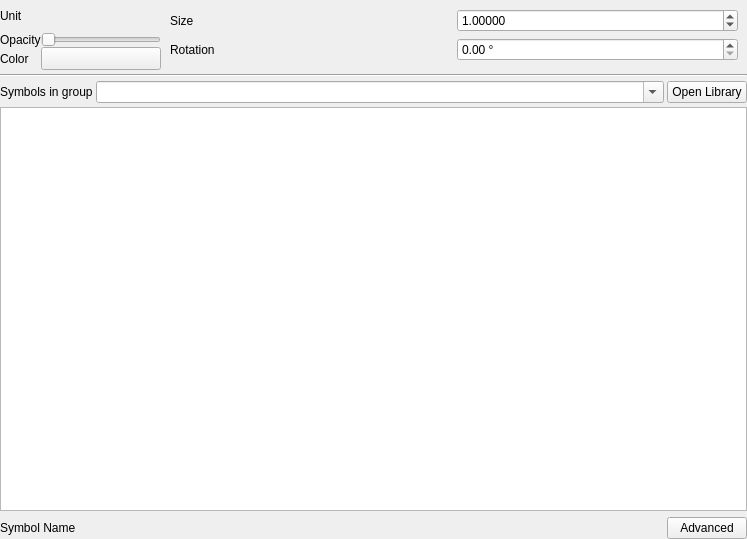
<?xml version="1.0" encoding="UTF-8"?>
<ui version="4.0">
 <class>SymbolsListWidget</class>
 <widget class="QWidget" name="SymbolsListWidget">
  <property name="geometry">
   <rect>
    <x>0</x>
    <y>0</y>
    <width>747</width>
    <height>539</height>
   </rect>
  </property>
  <property name="windowTitle">
   <string>Form</string>
  </property>
  <layout class="QGridLayout" name="gridLayout_4">
   <property name="verticalSpacing">
    <number>4</number>
   </property>
   <property name="margin">
    <number>0</number>
   </property>
   <item row="0" column="0">
    <layout class="QHBoxLayout" name="horizontalLayout">
     <item>
      <layout class="QGridLayout" name="gridLayout_3">
       <item row="2" column="0">
        <widget class="QLabel" name="label_5">
         <property name="text">
          <string>Color</string>
         </property>
         <property name="buddy">
          <cstring>btnColor</cstring>
         </property>
        </widget>
       </item>
       <item row="1" column="0">
        <widget class="QLabel" name="mTransparencyLabel">
         <property name="text">
          <string>Opacity</string>
         </property>
         <property name="buddy">
          <cstring>mTransparencySlider</cstring>
         </property>
        </widget>
       </item>
       <item row="0" column="0">
        <widget class="QLabel" name="mSymbolUnitLabel">
         <property name="text">
          <string>Unit</string>
         </property>
        </widget>
       </item>
       <item row="1" column="1">
        <widget class="QSlider" name="mTransparencySlider">
         <property name="sizePolicy">
          <sizepolicy hsizetype="Preferred" vsizetype="Fixed">
           <horstretch>0</horstretch>
           <verstretch>0</verstretch>
          </sizepolicy>
         </property>
         <property name="maximum">
          <number>255</number>
         </property>
         <property name="orientation">
          <enum>Qt::Horizontal</enum>
         </property>
        </widget>
       </item>
       <item row="2" column="1">
        <widget class="QgsColorButtonV2" name="btnColor">
         <property name="minimumSize">
          <size>
           <width>120</width>
           <height>0</height>
          </size>
         </property>
         <property name="maximumSize">
          <size>
           <width>120</width>
           <height>16777215</height>
          </size>
         </property>
         <property name="text">
          <string/>
         </property>
        </widget>
       </item>
       <item row="0" column="1">
        <widget class="QgsUnitSelectionWidget" name="mSymbolUnitWidget" native="true"/>
       </item>
      </layout>
     </item>
     <item>
      <widget class="QStackedWidget" name="stackedWidget">
       <property name="sizePolicy">
        <sizepolicy hsizetype="Minimum" vsizetype="Preferred">
         <horstretch>0</horstretch>
         <verstretch>0</verstretch>
        </sizepolicy>
       </property>
       <property name="currentIndex">
        <number>0</number>
       </property>
       <widget class="QWidget" name="pageMarker">
        <layout class="QGridLayout" name="gridLayout">
         <item row="0" column="1">
          <widget class="QgsDoubleSpinBox" name="spinSize">
           <property name="decimals">
            <number>5</number>
           </property>
           <property name="maximum">
            <double>99999.000000000000000</double>
           </property>
           <property name="singleStep">
            <double>0.200000000000000</double>
           </property>
           <property name="value">
            <double>1.000000000000000</double>
           </property>
           <property name="showClearButton" stdset="0">
            <bool>false</bool>
           </property>
          </widget>
         </item>
         <item row="0" column="0">
          <widget class="QLabel" name="label_2">
           <property name="text">
            <string>Size</string>
           </property>
          </widget>
         </item>
         <item row="2" column="0">
          <widget class="QLabel" name="label_3">
           <property name="text">
            <string>Rotation</string>
           </property>
          </widget>
         </item>
         <item row="2" column="1">
          <widget class="QgsDoubleSpinBox" name="spinAngle">
           <property name="suffix">
            <string> °</string>
           </property>
           <property name="decimals">
            <number>2</number>
           </property>
           <property name="maximum">
            <double>360.000000000000000</double>
           </property>
           <property name="singleStep">
            <double>0.500000000000000</double>
           </property>
          </widget>
         </item>
        </layout>
       </widget>
       <widget class="QWidget" name="pageLine">
        <layout class="QGridLayout" name="gridLayout_2">
         <item row="0" column="1">
          <widget class="QgsDoubleSpinBox" name="spinWidth">
           <property name="decimals">
            <number>5</number>
           </property>
           <property name="maximum">
            <double>99999.000000000000000</double>
           </property>
           <property name="singleStep">
            <double>0.200000000000000</double>
           </property>
           <property name="value">
            <double>1.000000000000000</double>
           </property>
           <property name="showClearButton" stdset="0">
            <bool>false</bool>
           </property>
          </widget>
         </item>
         <item row="0" column="0">
          <widget class="QLabel" name="label_4">
           <property name="text">
            <string>Width</string>
           </property>
          </widget>
         </item>
        </layout>
       </widget>
       <widget class="QWidget" name="pageFill">
        <layout class="QHBoxLayout" name="horizontalLayout_2">
         <property name="margin">
          <number>0</number>
         </property>
        </layout>
       </widget>
      </widget>
     </item>
    </layout>
   </item>
   <item row="2" column="0">
    <layout class="QHBoxLayout" name="horizontalLayout_3">
     <property name="spacing">
      <number>3</number>
     </property>
     <item>
      <widget class="QLabel" name="label">
       <property name="text">
        <string>Symbols in group</string>
       </property>
      </widget>
     </item>
     <item>
      <widget class="QComboBox" name="groupsCombo">
       <property name="sizePolicy">
        <sizepolicy hsizetype="Expanding" vsizetype="Fixed">
         <horstretch>0</horstretch>
         <verstretch>0</verstretch>
        </sizepolicy>
       </property>
       <property name="minimumSize">
        <size>
         <width>50</width>
         <height>0</height>
        </size>
       </property>
       <property name="editable">
        <bool>true</bool>
       </property>
      </widget>
     </item>
     <item>
      <widget class="QPushButton" name="openStyleManagerButton">
       <property name="text">
        <string>Open Library</string>
       </property>
      </widget>
     </item>
    </layout>
   </item>
   <item row="3" column="0">
    <widget class="QListView" name="viewSymbols">
     <property name="sizePolicy">
      <sizepolicy hsizetype="Expanding" vsizetype="Expanding">
       <horstretch>0</horstretch>
       <verstretch>2</verstretch>
      </sizepolicy>
     </property>
     <property name="iconSize">
      <size>
       <width>48</width>
       <height>48</height>
      </size>
     </property>
     <property name="textElideMode">
      <enum>Qt::ElideNone</enum>
     </property>
     <property name="flow">
      <enum>QListView::LeftToRight</enum>
     </property>
     <property name="resizeMode">
      <enum>QListView::Adjust</enum>
     </property>
     <property name="spacing">
      <number>5</number>
     </property>
     <property name="viewMode">
      <enum>QListView::IconMode</enum>
     </property>
     <property name="uniformItemSizes">
      <bool>true</bool>
     </property>
     <property name="wordWrap">
      <bool>true</bool>
     </property>
    </widget>
   </item>
   <item row="4" column="0">
    <layout class="QHBoxLayout" name="horizontalLayout_4">
     <property name="topMargin">
      <number>2</number>
     </property>
     <item>
      <widget class="QLabel" name="lblSymbolName">
       <property name="text">
        <string>Symbol Name</string>
       </property>
      </widget>
     </item>
     <item>
      <spacer name="horizontalSpacer">
       <property name="orientation">
        <enum>Qt::Horizontal</enum>
       </property>
       <property name="sizeHint" stdset="0">
        <size>
         <width>0</width>
         <height>20</height>
        </size>
       </property>
      </spacer>
     </item>
     <item>
      <widget class="QPushButton" name="btnAdvanced">
       <property name="text">
        <string>Advanced</string>
       </property>
      </widget>
     </item>
    </layout>
   </item>
   <item row="1" column="0">
    <widget class="Line" name="line">
     <property name="orientation">
      <enum>Qt::Horizontal</enum>
     </property>
    </widget>
   </item>
  </layout>
 </widget>
 <customwidgets>
  <customwidget>
   <class>QgsColorButtonV2</class>
   <extends>QToolButton</extends>
   <header>qgscolorbuttonv2.h</header>
   <container>1</container>
  </customwidget>
  <customwidget>
   <class>QgsDoubleSpinBox</class>
   <extends>QDoubleSpinBox</extends>
   <header>qgsdoublespinbox.h</header>
  </customwidget>
  <customwidget>
   <class>QgsUnitSelectionWidget</class>
   <extends>QWidget</extends>
   <header>qgsunitselectionwidget.h</header>
   <container>1</container>
  </customwidget>
 </customwidgets>
 <tabstops>
  <tabstop>mTransparencySlider</tabstop>
  <tabstop>spinSize</tabstop>
  <tabstop>btnColor</tabstop>
  <tabstop>spinAngle</tabstop>
  <tabstop>groupsCombo</tabstop>
  <tabstop>openStyleManagerButton</tabstop>
  <tabstop>viewSymbols</tabstop>
  <tabstop>btnAdvanced</tabstop>
  <tabstop>spinWidth</tabstop>
 </tabstops>
 <resources/>
 <connections/>
</ui>
